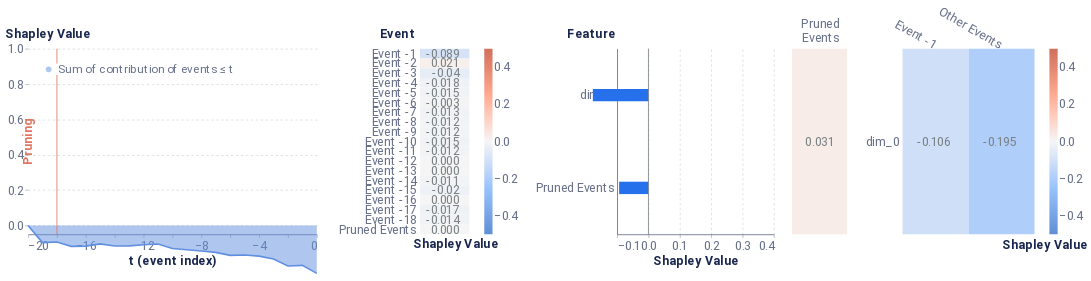

Notebook code cell kept with this figure:
### Markdown cell above
<b>2. Selecting the item which has the highest score.</b><br>
This item is the most likely to be selected amongst all the items.

### Code cell
max_event = array.argmax()
local_event_explaination(max_event)

### Figure 1 — Vega-Lite specification as saved in the notebook (floating-point values rounded to 4 significant figures)
{"config": {"axis": {"domain": true, "domainColor": "#666F89", "grid": false, "gridCap": "round", "gridColor": "#B3B7C4", "gridDash": [2, 4], "gridWidth": 0.5, "labelColor": "#666F89", "labelFont": "Roboto, Arial, sans-serif", "labelPadding": 2, "tickColor": "#666F89", "tickOpacity": 0.5, "tickSize": 4, "titleColor": "#19274E", "titleFont": "Roboto, Arial, sans-serif", "titleFontSize": 12}, "axisBand": {"domain": true, "labelPadding": 4, "ticks": false}, "axisY": {"domain": false, "titleAlign": "left", "titleAngle": 0, "titleX": -20, "titleY": -10}, "legend": {"labelColor": "#666F89", "labelFont": "Roboto, Arial, sans-serif", "labelFontSize": 12, "symbolSize": 40, "titleColor": "#19274E", "titleFont": "Roboto, Arial, sans-serif", "titleFontSize": 12, "titlePadding": 4}, "arc": {"stroke": "#FFFFFF", "strokeWidth": 1}, "bar": {"fill": "#2770EB", "stroke": null}, "line": {"stroke": "#2770EB", "strokeWidth": 2}, "path": {"stroke": "#2770EB", "strokeWidth": 0.5}, "point": {"fill": "#2770EB", "shape": "circle", "filled": true}, "rect": {"fill": "#2770EB"}, "rule": {"stroke": "#666F89"}, "shape": {"stroke": "#2770EB"}, "text": {"color": "#19274E", "font": "Roboto, Arial, sans-serif", "fontSize": 12}, "range": {"category": ["#2770EB", "#77B98A", "#DA5252", "#FFC400", "#A87AEA", "#00A39E", "#19274E"], "diverging": ["#006360", "#2BB3AE", "#96D9D7", "#FFFFFF", "#EDAAAA", "#DA5252", "#811D1D"], "heatmap": ["#18448F", "#1B4EA5", "#2770EB", "#4C88EE", "#82ACF3", "#A6C4F7", "#E9F1FD"], "ramp": ["#18448F", "#1B4EA5", "#2770EB", "#4C88EE", "#82ACF3", "#A6C4F7", "#E9F1FD"]}, "background": "#FFFFFF", "group": {"fill": "#FFFFFF"}, "header": {"labelColor": "#19274E", "labelFont": "Roboto, Arial, sans-serif", "labelFontSize": 12, "titleColor": "#19274E", "titleFont": "Roboto, Arial, sans-serif", "titleFontSize": 16}, "title": {"anchor": "start", "color": "#19274E", "font": "Roboto, Arial, sans-serif", "fontSize": 20, "fontWeight": "bold", "offset": 20, "subtitleColor": "#19274E", "subtitleFontSize": 16}, "view": {"continuousHeight": 300, "continuousWidth": 400, "stroke": "transparent"}}, "hconcat": [{"layer": [{"mark": {"type": "area", "opacity": 0.5}, "encoding": {"color": {"field": "Coalition", "legend": {"fillColor": "white", "labelFontSize": 14, "labelLimit": 0, "orient": "top-left", "symbolSize": 50, "symbolStrokeWidth": 0, "title": null}, "scale": {"domain": ["Sum of contribution of events ≤ t"], "range": ["#618FE0"]}, "type": "nominal"}, "x": {"axis": {"labelFontSize": 15, "title": "t (event index)", "titleFontSize": 15}, "field": "t (event index)", "type": "quantitative"}, "y": {"axis": {"grid": true, "labelFontSize": 15, "titleFontSize": 15, "titleX": -28}, "field": "Shapley Value", "scale": {"domain": [-0.05, 1]}, "type": "quantitative"}}}, {"mark": "line", "encoding": {"color": {"field": "Coalition", "legend": {"fillColor": "white", "labelFontSize": 14, "labelLimit": 0, "orient": "top-left", "symbolSize": 50, "symbolStrokeWidth": 0, "title": null}, "scale": {"domain": ["Sum of contribution of events ≤ t"], "range": ["#618FE0"]}, "type": "nominal"}, "x": {"axis": {"labelFontSize": 15, "title": "t (event index)", "titleFontSize": 15}, "field": "t (event index)", "type": "quantitative"}, "y": {"axis": {"grid": true, "labelFontSize": 15, "titleFontSize": 15, "titleX": -28}, "field": "Shapley Value", "scale": {"domain": [-0.05, 1]}, "type": "quantitative"}}}, {"data": {"name": "data-0321a3891ffd7c195d8bf51451f0967c"}, "mark": {"type": "rule", "color": "#E17560"}, "encoding": {"x": {"field": "x", "type": "quantitative"}}}, {"data": {"name": "data-a5230d44a0ee90255047fc67d1705c8b"}, "mark": {"type": "text", "angle": 270, "color": "#E17560", "fontSize": 15, "fontWeight": "bold", "text": "Pruning"}, "encoding": {"x": {"field": "x", "type": "quantitative"}}}], "data": {"name": "data-16c33eae1fc29d8f3f6abf8d6fd68a2f"}, "height": 225, "width": 350}, {"layer": [{"mark": "rect", "encoding": {"color": {"field": "rounded", "legend": {"gradientLength": 225, "gradientThickness": 10, "labelFontSize": 15, "orient": "right"}, "scale": {"domain": [-0.5, 0.5], "range": ["#5f8fd6", "#99c3fb", "#f5f5f5", "#ffaa92", "#d16f5b"]}, "title": null, "type": "quantitative"}, "x": {"axis": {"title": "Shapley Value", "titleFontSize": 15}, "field": "column", "type": "ordinal"}, "y": {"axis": {"domain": false, "labelFontSize": 15, "title": "Event", "titleFontSize": 15, "titleX": -49}, "field": "Feature", "sort": ["Event -1", "Event -2", "Event -3", "Event -4", "Event -5", "Event -6", "Event -7", "Event -8", "Event -9", "Event -10", "Event -11", "Event -12", "Event -13", "Event -14", "Event -15", "Event -16", "Event -17", "Event -18", "Pruned Events"], "type": "ordinal"}}}, {"mark": {"type": "text", "align": "right", "baseline": "middle", "color": "#798184", "dx": 18, "fontSize": 15}, "encoding": {"text": {"field": "rounded_str", "type": "nominal"}, "x": {"axis": {"domain": false, "labels": false, "title": "Shapley Value", "titleX": 43}, "field": "column", "type": "ordinal"}, "y": {"axis": {"domain": false, "labelFontSize": 15, "title": "Event", "titleFontSize": 15, "titleX": -49}, "field": "Feature", "sort": ["Event -1", "Event -2", "Event -3", "Event -4", "Event -5", "Event -6", "Event -7", "Event -8", "Event -9", "Event -10", "Event -11", "Event -12", "Event -13", "Event -14", "Event -15", "Event -16", "Event -17", "Event -18", "Pruned Events"], "type": "ordinal"}}}], "data": {"name": "data-a804dcd628747c776459d8b5c3270631"}, "height": 225, "width": 60}, {"layer": [{"data": {"name": "data-778d02dd6b26111b36b0ef3261c254bf"}, "mark": {"type": "bar", "size": 15, "thickness": 1}, "encoding": {"x": {"axis": {"grid": true, "labelFontSize": 15, "title": "Shapley Value", "titleFontSize": 15}, "field": "Shapley Value", "scale": {"domain": [-0.1, 0.4]}, "type": "quantitative"}, "y": {"axis": {"labelFontSize": 15, "title": "Feature", "titleFontSize": 15, "titleX": -61}, "field": "Feature", "sort": {"field": "sort_col", "order": "descending"}, "type": "nominal"}}}, {"data": {"name": "data-9c00aa9dc2b1c1a0b4bf9b34ead12925"}, "mark": {"type": "rule", "color": "#798184"}, "encoding": {"x": {"field": "x", "type": "quantitative"}}}], "height": 225, "width": 190}, {"hconcat": [{"layer": [{"mark": "rect", "encoding": {"color": {"field": "rounded", "legend": null, "scale": {"domain": [-0.5, 0.5], "range": ["#5f8fd6", "#99c3fb", "#f5f5f5", "#ffaa92", "#d16f5b"]}, "title": null, "type": "quantitative"}, "x": {"axis": {"titleFontSize": 15}, "field": "Event", "type": "nominal"}, "y": {"axis": {"domain": false, "labels": false, "title": null}, "field": "Feature", "type": "nominal"}}}, {"mark": {"type": "text", "align": "right", "baseline": "middle", "color": "#798184", "dx": 18, "fontSize": 15}, "encoding": {"text": {"field": "rounded_str", "type": "nominal"}, "x": {"axis": {"domain": false, "labelAngle": 0, "labelFontSize": 15, "labelOffset": 24, "labelPadding": 30, "orient": "top", "title": null}, "field": "Event", "type": "nominal"}, "y": {"axis": {"domain": false, "labels": false, "title": null}, "field": "Feature", "type": "nominal"}}}], "data": {"name": "data-ab9063cce7abe52c0c13c8f8227a48a3"}, "height": 225, "width": 66.67}, {"layer": [{"mark": "rect", "encoding": {"color": {"field": "rounded", "legend": {"gradientLength": 225, "gradientThickness": 10, "labelFontSize": 15, "orient": "right"}, "scale": {"domain": [-0.5, 0.5], "range": ["#5f8fd6", "#99c3fb", "#f5f5f5", "#ffaa92", "#d16f5b"]}, "title": null, "type": "quantitative"}, "x": {"axis": {"titleFontSize": 15}, "field": "Event", "sort": ["Event -1"], "type": "nominal"}, "y": {"axis": {"domain": false, "labelFontSize": 15, "title": null}, "field": "Feature", "sort": ["dim_0"], "type": "nominal"}}}, {"mark": {"type": "text", "align": "right", "baseline": "middle", "color": "#798184", "dx": 18, "fontSize": 15}, "encoding": {"text": {"field": "rounded_str", "type": "nominal"}, "x": {"axis": {"domain": false, "labelAngle": 30, "labelFontSize": 15, "orient": "top", "title": "Shapley Value", "titleX": 172, "titleY": 245}, "field": "Event", "sort": ["Event -1"], "type": "nominal"}, "y": {"axis": {"domain": false, "labelFontSize": 15, "title": null}, "field": "Feature", "sort": ["dim_0"], "type": "nominal"}}}], "data": {"name": "data-0f7d4f717d57ca18c1e36e27d4f985fc"}, "height": 225, "width": 160}], "resolve": {"scale": {"color": "independent"}}}], "resolve": {"scale": {"color": "independent"}}, "$schema": "https://vega.github.io/schema/vega-lite/v4.17.0.json", "datasets": {"data-16c33eae1fc29d8f3f6abf8d6fd68a2f": [{"Coalition": "Sum of contribution of events > t", "t (event index)": 0, "Shapley Value": 3.725e-09}, {"Coalition": "Sum of contribution of events ≤ t", "t (event index)": 0, "Shapley Value": -0.2709}, {"Coalition": "Sum of contribution of events > t", "t (event index)": -1, "Shapley Value": -0.04502}, {"Coalition": "Sum of contribution of events ≤ t", "t (event index)": -1, "Shapley Value": -0.2259}, {"Coalition": "Sum of contribution of events > t", "t (event index)": -2, "Shapley Value": -0.04166}, {"Coalition": "Sum of contribution of events ≤ t", "t (event index)": -2, "Shapley Value": -0.2292}, {"Coalition": "Sum of contribution of events > t", "t (event index)": -3, "Shapley Value": -0.08144}, {"Coalition": "Sum of contribution of events ≤ t", "t (event index)": -3, "Shapley Value": -0.1894}, {"Coalition": "Sum of contribution of events > t", "t (event index)": -4, "Shapley Value": -0.09716}, {"Coalition": "Sum of contribution of events ≤ t", "t (event index)": -4, "Shapley Value": -0.1737}, {"Coalition": "Sum of contribution of events > t", "t (event index)": -5, "Shapley Value": -0.1037}, {"Coalition": "Sum of contribution of events ≤ t", "t (event index)": -5, "Shapley Value": -0.1672}, {"Coalition": "Sum of contribution of events > t", "t (event index)": -6, "Shapley Value": -0.1021}, {"Coalition": "Sum of contribution of events ≤ t", "t (event index)": -6, "Shapley Value": -0.1688}, {"Coalition": "Sum of contribution of events > t", "t (event index)": -7, "Shapley Value": -0.1188}, {"Coalition": "Sum of contribution of events ≤ t", "t (event index)": -7, "Shapley Value": -0.1521}, {"Coalition": "Sum of contribution of events > t", "t (event index)": -8, "Shapley Value": -0.1264}, {"Coalition": "Sum of contribution of events ≤ t", "t (event index)": -8, "Shapley Value": -0.1445}, {"Coalition": "Sum of contribution of events > t", "t (event index)": -9, "Shapley Value": -0.1334}, {"Coalition": "Sum of contribution of events ≤ t", "t (event index)": -9, "Shapley Value": -0.1374}, {"Coalition": "Sum of contribution of events > t", "t (event index)": -10, "Shapley Value": -0.1404}, {"Coalition": "Sum of contribution of events ≤ t", "t (event index)": -10, "Shapley Value": -0.1305}, {"Coalition": "Sum of contribution of events > t", "t (event index)": -11, "Shapley Value": -0.1658}, {"Coalition": "Sum of contribution of events ≤ t", "t (event index)": -11, "Shapley Value": -0.1051}, {"Coalition": "Sum of contribution of events > t", "t (event index)": -12, "Shapley Value": -0.1616}, {"Coalition": "Sum of contribution of events ≤ t", "t (event index)": -12, "Shapley Value": -0.1093}, {"Coalition": "Sum of contribution of events > t", "t (event index)": -13, "Shapley Value": -0.1553}, {"Coalition": "Sum of contribution of events ≤ t", "t (event index)": -13, "Shapley Value": -0.1156}, {"Coalition": "Sum of contribution of events > t", "t (event index)": -14, "Shapley Value": -0.1546}, {"Coalition": "Sum of contribution of events ≤ t", "t (event index)": -14, "Shapley Value": -0.1163}, {"Coalition": "Sum of contribution of events > t", "t (event index)": -15, "Shapley Value": -0.1671}, {"Coalition": "Sum of contribution of events ≤ t", "t (event index)": -15, "Shapley Value": -0.1038}, {"Coalition": "Sum of contribution of events > t", "t (event index)": -16, "Shapley Value": -0.1542}, {"Coalition": "Sum of contribution of events ≤ t", "t (event index)": -16, "Shapley Value": -0.1166}, {"Coalition": "Sum of contribution of events > t", "t (event index)": -17, "Shapley Value": -0.1526}, {"Coalition": "Sum of contribution of events ≤ t", "t (event index)": -17, "Shapley Value": -0.1183}, {"Coalition": "Sum of contribution of events > t", "t (event index)": -18, "Shapley Value": -0.1774}, {"Coalition": "Sum of contribution of events ≤ t", "t (event index)": -18, "Shapley Value": -0.09351}, {"Coalition": "Sum of contribution of events > t", "t (event index)": -19, "Shapley Value": -0.1741}, {"Coalition": "Sum of contribution of events ≤ t", "t (event index)": -19, "Shapley Value": -0.09677}, {"Coalition": "Sum of contribution of events > t", "t (event index)": -20, "Shapley Value": -0.2709}, {"Coalition": "Sum of contribution of events ≤ t", "t (event index)": -20, "Shapley Value": 3.725e-09}], "data-0321a3891ffd7c195d8bf51451f0967c": [{"x": -18}], "data-a5230d44a0ee90255047fc67d1705c8b": [{"x": -20}], "data-a804dcd628747c776459d8b5c3270631": [{"Shapley Value": -0.08946, "Feature": "Event -1", "row": 1, "column": 1, "rounded": -0.089, "rounded_str": "-0.089"}, {"Shapley Value": 0.02096, "Feature": "Event -2", "row": 2, "column": 1, "rounded": 0.021, "rounded_str": "0.021"}, {"Shapley Value": -0.04022, "Feature": "Event -3", "row": 3, "column": 1, "rounded": -0.04, "rounded_str": "-0.04"}, {"Shapley Value": -0.01794, "Feature": "Event -4", "row": 4, "column": 1, "rounded": -0.018, "rounded_str": "-0.018"}, {"Shapley Value": -0.0146, "Feature": "Event -5", "row": 5, "column": 1, "rounded": -0.015, "rounded_str": "-0.015"}, {"Shapley Value": -0.002768, "Feature": "Event -6", "row": 6, "column": 1, "rounded": -0.003, "rounded_str": "-0.003"}, {"Shapley Value": -0.01292, "Feature": "Event -7", "row": 7, "column": 1, "rounded": -0.013, "rounded_str": "-0.013"}, {"Shapley Value": -0.01241, "Feature": "Event -8", "row": 8, "column": 1, "rounded": -0.012, "rounded_str": "-0.012"}, {"Shapley Value": -0.0121, "Feature": "Event -9", "row": 9, "column": 1, "rounded": -0.012, "rounded_str": "-0.012"}, {"Shapley Value": -0.01458, "Feature": "Event -10", "row": 10, "column": 1, "rounded": -0.015, "rounded_str": "-0.015"}, {"Shapley Value": -0.01222, "Feature": "Event -11", "row": 11, "column": 1, "rounded": -0.012, "rounded_str": "-0.012"}, {"Shapley Value": 0.0, "Feature": "Event -12", "row": 12, "column": 1, "rounded": 0.0, "rounded_str": "0.000"}, {"Shapley Value": 0.0, "Feature": "Event -13", "row": 13, "column": 1, "rounded": 0.0, "rounded_str": "0.000"}, {"Shapley Value": -0.01123, "Feature": "Event -14", "row": 14, "column": 1, "rounded": -0.011, "rounded_str": "-0.011"}, {"Shapley Value": -0.01998, "Feature": "Event -15", "row": 15, "column": 1, "rounded": -0.02, "rounded_str": "-0.02"}, {"Shapley Value": 0.0, "Feature": "Event -16", "row": 16, "column": 1, "rounded": 0.0, "rounded_str": "0.000"}, {"Shapley Value": -0.0172, "Feature": "Event -17", "row": 17, "column": 1, "rounded": -0.017, "rounded_str": "-0.017"}, {"Shapley Value": -0.01422, "Feature": "Event -18", "row": 18, "column": 1, "rounded": -0.014, "rounded_str": "-0.014"}, {"Shapley Value": 0.0, "Feature": "Pruned Events", "row": 19, "column": 1, "rounded": 0.0, "rounded_str": "0.000"}], "data-778d02dd6b26111b36b0ef3261c254bf": [{"Random seed": 42, "NSamples": 32000, "Feature": "dim_0", "Shapley Value": -0.1774, "sort_col": 0.1774}, {"Random seed": 42, "NSamples": 32000, "Feature": "Pruned Events", "Shapley Value": -0.09351, "sort_col": 0.09351}], "data-9c00aa9dc2b1c1a0b4bf9b34ead12925": [{"x": 0}], "data-ab9063cce7abe52c0c13c8f8227a48a3": [{"Event": ["Pruned", "Events"], "Feature": "Other features", "rounded": 0.031, "rounded_str": "0.031"}], "data-0f7d4f717d57ca18c1e36e27d4f985fc": [{"Event": "Event -1", "Feature": "dim_0", "Shapley Value": -0.1062, "rounded": -0.106, "rounded_str": "-0.106"}, {"Event": "Other Events", "Feature": "dim_0", "Shapley Value": -0.1953, "rounded": -0.195, "rounded_str": "-0.195"}]}}
